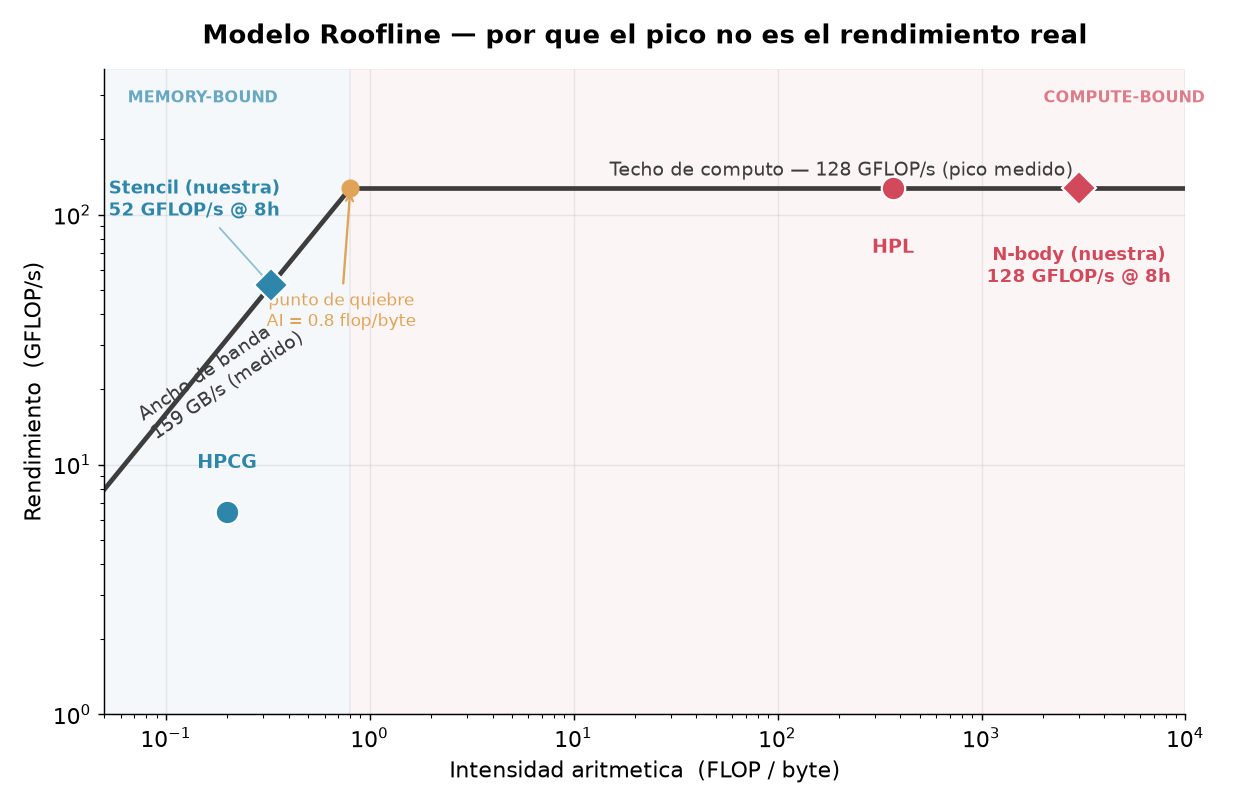

Write the Python code that produced this figure.
#!/usr/bin/env python3
"""Analisis Roofline y graficas de la presentacion.

Lee results/summary.csv (el CSV consolidado por scripts/parse_results.py) y
genera en analysis/:

  1. roofline.png        -- el modelo Roofline que une TODOS los benchmarks
  2. scaling_apps.png    -- speedup vs hilos: nbody (compute) vs stencil (memory)
  3. hpl_vs_hpcg.png     -- la brecha: pico (HPL) vs carga realista (HPCG)
  4. npb_omp_vs_mpi.png  -- overhead de comunicacion: mismo kernel OMP vs MPI

La idea central del proyecto (el "efecto WOW"): el numero de las noticias
(HPL, punta de flops) NO es el que se ve en aplicaciones reales (HPCG,
memory-bound). El Roofline explica visualmente por que: cada carga choca
contra un techo distinto — computo o ancho de banda.

Marco teorico: Williams, Waterman y Patterson (2009), "Roofline: An
Insightful Visual Performance Model for Multicore Architectures", CACM 52(4).

uso: python3 analysis/roofline.py
"""

import csv
import pathlib
import re

import matplotlib

matplotlib.use("Agg")  # sin display, guardamos a PNG
import matplotlib.pyplot as plt

ROOT = pathlib.Path(__file__).resolve().parent.parent
CSV = ROOT / "results" / "summary.csv"
OUT = ROOT / "analysis"

# --- paleta consistente (buena en proyector) ---
C_COMPUTE = "#d1495b"   # rojo — compute-bound
C_MEMORY = "#2e86ab"    # azul — memory-bound
C_CEIL = "#3d3d3d"      # gris techos
C_RIDGE = "#e0a458"     # ambar punto de quiebre
C_OMP = "#2e86ab"
C_MPI = "#d1495b"

plt.rcParams.update({
    "figure.dpi": 130,
    "font.size": 12,
    "axes.grid": True,
    "grid.alpha": 0.25,
    "axes.spines.top": False,
    "axes.spines.right": False,
})


def note_get(notes: str, key: str):
    """saca un campo key=valor de la columna notes (separada por ';')."""
    m = re.search(rf"(?:^|;){re.escape(key)}=([^;]+)", notes or "")
    return m.group(1) if m else None


def load_rows():
    with open(CSV, newline="", encoding="utf-8") as f:
        return list(csv.DictReader(f))


def to_float(x):
    try:
        return float(x)
    except (TypeError, ValueError):
        return None


# ---------------------------------------------------------------------------
# extraccion de metricas clave desde el CSV
# ---------------------------------------------------------------------------

def best_metric(rows, benchmark):
    """mejor (max) metrica de un benchmark a traves de todos los hilos."""
    vals = [to_float(r["metric"]) for r in rows
            if r["benchmark"] == benchmark and to_float(r["metric"]) is not None]
    return max(vals) if vals else None


def stream_peak_gbps(rows):
    """STREAM reporta Triad en MB/s; el pico -> GB/s (ancho de banda techo)."""
    peak_mbs = best_metric(rows, "stream")
    return peak_mbs / 1000.0 if peak_mbs else None


def hpl_peak_gflops(rows):
    return best_metric(rows, "hpl")


def hpl_intensity(rows):
    """AI geometrica de HPL: hace ~(2/3)N^3 flops sobre ~N^2*8 bytes de
    datos, asi que AI ~= N/12 flop/byte. Sacamos N del campo notes."""
    for r in rows:
        if r["benchmark"] == "hpl":
            n = note_get(r["notes"], "N")
            if n:
                return float(n) / 12.0
    return None


def app_points(rows, app):
    """puntos (hilos -> gflops, ai) de una app propia (nbody/stencil)."""
    pts = {}
    for r in rows:
        if r["benchmark"] != app:
            continue
        t = to_float(r["threads"])
        g = to_float(r["metric"])
        ai = to_float(note_get(r["notes"], "ai"))
        bw = to_float(note_get(r["notes"], "bandwidth_gbps"))
        if t is not None and g is not None:
            pts[int(t)] = {"gflops": g, "ai": ai, "bw": bw}
    return pts


# ---------------------------------------------------------------------------
# 1. Roofline
# ---------------------------------------------------------------------------

def app_peak_bandwidth(rows):
    """maximo ancho de banda medido por el stencil (GB/s) en el barrido."""
    bws = [to_float(note_get(r["notes"], "bandwidth_gbps"))
           for r in rows if r["benchmark"] == "stencil"]
    bws = [b for b in bws if b]
    return max(bws) if bws else None


def plot_roofline(rows):
    # Techos EMPIRICOS: usamos el mayor valor realmente medido en la maquina
    # de referencia, no un unico benchmark. Asi el Roofline es auto-consistente
    # y ningun punto medido queda "flotando" por encima de su techo.
    #   - Techo de ancho de banda = max(STREAM Triad, ancho de banda del stencil).
    #     En el M4 Pro (memoria unificada) el stencil sostiene mas que la vieja
    #     corrida de STREAM, asi que marca el piso real del ancho de banda.
    #   - Techo de computo = max(HPL, nbody). nbody puede superar a HPL por ser
    #     un kernel mas simple; tomamos el mayor como pico empirico.
    stream_bw = stream_peak_gbps(rows)
    stencil_bw = app_peak_bandwidth(rows)
    peak_bw = max([b for b in (stream_bw, stencil_bw) if b] or [0]) or None

    hpl = hpl_peak_gflops(rows)
    nbody_pts = app_points(rows, "nbody")
    nbody_peak = max((p["gflops"] for p in nbody_pts.values()), default=None)
    peak_flops = max([g for g in (hpl, nbody_peak) if g] or [0]) or None

    if not peak_bw or not peak_flops:
        print("roofline: faltan datos de ancho de banda o computo, no se dibuja")
        return

    ridge = peak_flops / peak_bw  # AI del punto de quiebre (flop/byte)

    fig, ax = plt.subplots(figsize=(9.5, 6.2))
    ax.set_xscale("log")
    ax.set_yscale("log")

    ai_min, ai_max = 0.05, 1e4
    xs_mem = [ai_min, ridge]
    ys_mem = [peak_bw * ai_min, peak_bw * ridge]     # recta ancho de banda
    xs_cmp = [ridge, ai_max]
    ys_cmp = [peak_flops, peak_flops]                # techo de computo

    ax.plot(xs_mem, ys_mem, color=C_CEIL, lw=2.6)
    ax.plot(xs_cmp, ys_cmp, color=C_CEIL, lw=2.6)
    ax.plot([ridge], [peak_flops], "o", color=C_RIDGE, ms=9, zorder=5)

    # etiquetas de los techos
    ax.text(ai_min * 1.4, peak_bw * ai_min * 1.5,
            f"Ancho de banda\n{peak_bw:.0f} GB/s (medido)",
            color=C_CEIL, rotation=34, fontsize=10.5, va="bottom")
    ax.text(ai_max * 0.28, peak_flops * 1.12,
            f"Techo de computo — {peak_flops:.0f} GFLOP/s (pico medido)",
            color=C_CEIL, ha="right", fontsize=10.5)
    ax.annotate(f"punto de quiebre\nAI = {ridge:.1f} flop/byte",
                xy=(ridge, peak_flops), xytext=(ridge * 0.9, peak_flops * 0.28),
                fontsize=9.5, color=C_RIDGE, ha="center",
                arrowprops=dict(arrowstyle="->", color=C_RIDGE, lw=1.3))

    def scatter(ai, gf, color, label, marker="o", dy=1.25):
        if ai is None or gf is None:
            return
        ax.plot([ai], [gf], marker, color=color, ms=13, zorder=6,
                markeredgecolor="white", markeredgewidth=1.2)
        ax.annotate(label, xy=(ai, gf), xytext=(ai, gf * dy),
                    fontsize=10.5, ha="center", color=color, fontweight="bold")

    # --- puntos de los benchmarks estandar ---
    scatter(hpl_intensity(rows), peak_flops, C_COMPUTE, "HPL", dy=0.55)

    # HPCG: intensidad aritmetica baja tipica de SpMV disperso (~0.2 flop/byte,
    # Dongarra et al. 2016). Memory-bound -> cae sobre la recta.
    hpcg = best_metric(rows, "hpcg")
    scatter(0.2, hpcg, C_MEMORY, "HPCG", dy=1.5)

    # --- nuestros puntos medidos (el diferenciador) ---
    nb = app_points(rows, "nbody")
    st = app_points(rows, "stencil")
    if nb:
        t = max(nb)
        # AI de nbody sale enorme (muy compute-bound); la fijamos hacia el
        # borde derecho para que sea legible sin salirse del eje. La etiqueta
        # va DEBAJO del punto para no chocar con el rotulo COMPUTE-BOUND.
        nb_x = ai_max * 0.30
        ax.plot([nb_x], [nb[t]["gflops"]], "D", color=C_COMPUTE, ms=13,
                zorder=6, markeredgecolor="white", markeredgewidth=1.2)
        ax.annotate(f"N-body (nuestra)\n{nb[t]['gflops']:.0f} GFLOP/s @ {t}h",
                    xy=(nb_x, nb[t]["gflops"]),
                    xytext=(nb_x, nb[t]["gflops"] * 0.42),
                    fontsize=10, ha="center", color=C_COMPUTE, fontweight="bold")
    if st:
        t = max(st)
        sx, sy = st[t]["ai"], st[t]["gflops"]
        ax.plot([sx], [sy], "D", color=C_MEMORY, ms=13, zorder=6,
                markeredgecolor="white", markeredgewidth=1.2)
        # etiqueta abajo-izquierda del punto, lejos del punto de quiebre
        ax.annotate(f"Stencil (nuestra)\n{sy:.0f} GFLOP/s @ {t}h",
                    xy=(sx, sy), xytext=(sx * 0.42, sy * 1.9),
                    fontsize=10, ha="center", color=C_MEMORY, fontweight="bold",
                    arrowprops=dict(arrowstyle="-", color=C_MEMORY, lw=1, alpha=.5))

    ax.set_xlim(ai_min, ai_max)
    ax.set_ylim(1, peak_flops * 3)
    ax.set_xlabel("Intensidad aritmetica  (FLOP / byte)")
    ax.set_ylabel("Rendimiento  (GFLOP/s)")
    ax.set_title("Modelo Roofline — por que el pico no es el rendimiento real",
                 fontweight="bold", pad=14)

    # zonas
    ax.axvspan(ai_min, ridge, color=C_MEMORY, alpha=0.05)
    ax.axvspan(ridge, ai_max, color=C_COMPUTE, alpha=0.05)
    ax.text(ai_min * 1.3, peak_flops * 2.2, "MEMORY-BOUND", color=C_MEMORY,
            fontsize=9, fontweight="bold", alpha=0.7)
    ax.text(ai_max * 0.5, peak_flops * 2.2, "COMPUTE-BOUND", color=C_COMPUTE,
            fontsize=9, fontweight="bold", alpha=0.7, ha="center")

    fig.tight_layout()
    out = OUT / "roofline.png"
    fig.savefig(out)
    plt.close(fig)
    print(f"roofline: {out}  (BW={peak_bw:.1f} GB/s, pico={peak_flops:.0f} GFLOP/s, "
          f"quiebre AI={ridge:.1f})")


# ---------------------------------------------------------------------------
# 2. Escalamiento nbody vs stencil
# ---------------------------------------------------------------------------

def plot_scaling(rows):
    nb = app_points(rows, "nbody")
    st = app_points(rows, "stencil")
    if not nb or not st:
        print("scaling: faltan apps propias en el CSV, se omite")
        return

    fig, ax = plt.subplots(figsize=(8.5, 5.6))
    for pts, color, label in [(nb, C_COMPUTE, "N-body (compute-bound)"),
                              (st, C_MEMORY, "Stencil calor 3D (memory-bound)")]:
        threads = sorted(pts)
        base = pts[threads[0]]["gflops"]
        speedup = [pts[t]["gflops"] / base for t in threads]
        ax.plot(threads, speedup, "o-", color=color, lw=2.4, ms=8, label=label)
        for t, s in zip(threads, speedup):
            ax.annotate(f"{s:.1f}x", (t, s), textcoords="offset points",
                        xytext=(0, 9), ha="center", fontsize=9, color=color)

    threads = sorted(nb)
    ax.plot(threads, threads, "--", color="#999", lw=1.6, label="Ideal (lineal)")

    ax.set_xlabel("Hilos OpenMP")
    ax.set_ylabel("Speedup (x)")
    ax.set_title("Compute-bound sigue escalando; memory-bound se estanca",
                 fontweight="bold", pad=12)
    ax.set_xticks(threads)
    ax.legend(frameon=False, loc="upper left")
    fig.tight_layout()
    out = OUT / "scaling_apps.png"
    fig.savefig(out)
    plt.close(fig)
    print(f"scaling: {out}")


# ---------------------------------------------------------------------------
# 3. HPL vs HPCG — la brecha
# ---------------------------------------------------------------------------

def plot_hpl_vs_hpcg(rows):
    hpl = hpl_peak_gflops(rows)
    hpcg = best_metric(rows, "hpcg")
    if not hpl or not hpcg:
        print("hpl_vs_hpcg: faltan datos, se omite")
        return
    frac = 100.0 * hpcg / hpl

    fig, ax = plt.subplots(figsize=(7.5, 5.6))
    bars = ax.bar(["HPL\n(pico teorico,\nel de las noticias)",
                   "HPCG\n(carga realista,\nmemory-bound)"],
                  [hpl, hpcg], color=[C_COMPUTE, C_MEMORY], width=0.6)
    for b, v in zip(bars, [hpl, hpcg]):
        ax.annotate(f"{v:.1f}", (b.get_x() + b.get_width() / 2, v),
                    textcoords="offset points", xytext=(0, 6),
                    ha="center", fontsize=13, fontweight="bold")
    ax.set_ylabel("GFLOP/s")
    ax.set_title(f"La misma maquina rinde {frac:.0f}% en una carga real\n"
                 f"(HPCG es {hpl/hpcg:.0f}x mas lento que su propio pico)",
                 fontweight="bold", fontsize=12.5, pad=12)
    ax.set_ylim(0, hpl * 1.2)
    fig.tight_layout()
    out = OUT / "hpl_vs_hpcg.png"
    fig.savefig(out)
    plt.close(fig)
    print(f"hpl_vs_hpcg: {out}  (HPCG = {frac:.1f}% de HPL)")


# ---------------------------------------------------------------------------
# 4. NPB: OpenMP vs MPI (overhead de comunicacion)
# ---------------------------------------------------------------------------

def plot_npb_omp_vs_mpi(rows, kernel="CG", cls="C"):
    omp, mpi = {}, {}
    for r in rows:
        if r["benchmark"] != "npb":
            continue
        notes = r["notes"]
        if note_get(notes, "kernel") != kernel or note_get(notes, "class") != cls:
            continue
        mode = note_get(notes, "mode")
        par = to_float(note_get(notes, "parallelism"))
        val = to_float(r["metric"])
        if par is None or val is None:
            continue
        (omp if mode == "omp" else mpi)[int(par)] = val
    if not omp or not mpi:
        print(f"npb_omp_vs_mpi: faltan datos para {kernel} clase {cls}, se omite")
        return

    fig, ax = plt.subplots(figsize=(8.5, 5.6))
    for data, color, label in [(omp, C_OMP, "OpenMP (memoria compartida)"),
                               (mpi, C_MPI, "MPI (memoria distribuida)")]:
        xs = sorted(data)
        ax.plot(xs, [data[x] / 1000.0 for x in xs], "o-", color=color, lw=2.4,
                ms=8, label=label)

    ax.set_xlabel("Grado de paralelismo (hilos OMP / procesos MPI)")
    ax.set_ylabel("Rendimiento (GOP/s)")
    ax.set_title(f"NPB {kernel} clase {cls}: mismo algoritmo, dos paradigmas",
                 fontweight="bold", pad=12)
    ax.set_xticks(sorted(set(omp) | set(mpi)))
    ax.legend(frameon=False, loc="upper left")
    fig.tight_layout()
    out = OUT / "npb_omp_vs_mpi.png"
    fig.savefig(out)
    plt.close(fig)
    print(f"npb_omp_vs_mpi: {out}  ({kernel} clase {cls})")


def main():
    if not CSV.exists():
        raise SystemExit(f"No existe {CSV} — corre antes python3 scripts/parse_results.py")
    OUT.mkdir(exist_ok=True)
    rows = load_rows()
    plot_roofline(rows)
    plot_scaling(rows)
    plot_hpl_vs_hpcg(rows)
    plot_npb_omp_vs_mpi(rows, kernel="CG", cls="C")
    print("\nListo. Graficas en analysis/*.png")


if __name__ == "__main__":
    main()
